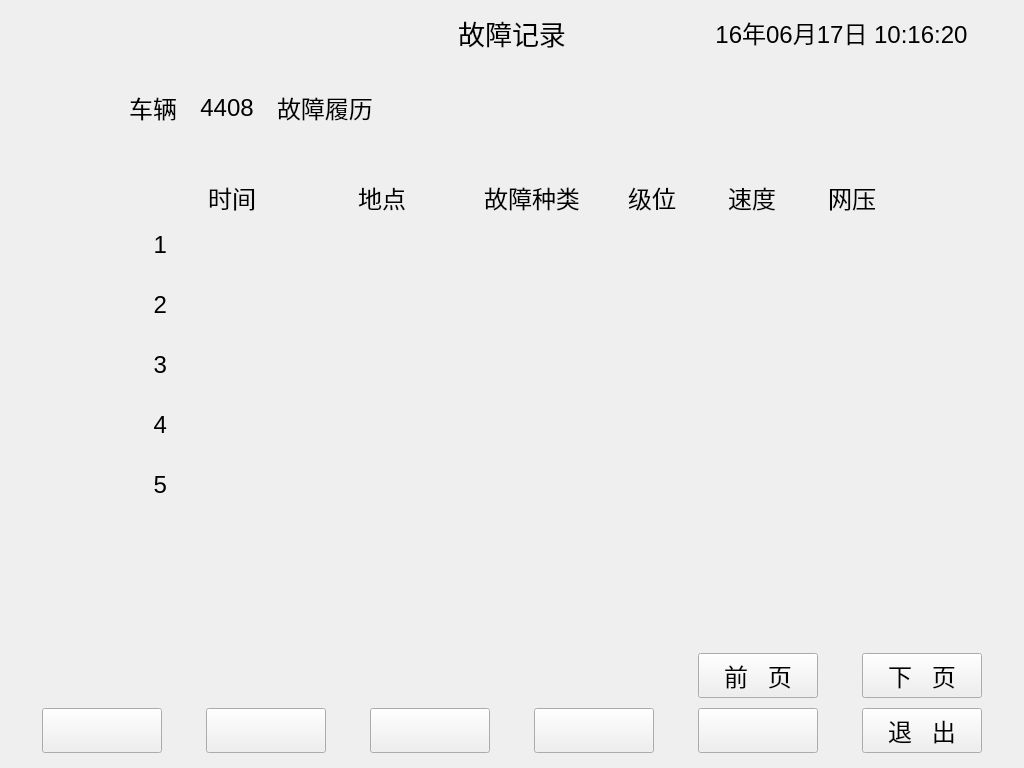
<?xml version="1.0" encoding="UTF-8"?>
<ui version="4.0">
 <class>errorrecord</class>
 <widget class="QDialog" name="errorrecord">
  <property name="geometry">
   <rect>
    <x>0</x>
    <y>0</y>
    <width>1024</width>
    <height>768</height>
   </rect>
  </property>
  <property name="windowTitle">
   <string>故障履历</string>
  </property>
  <widget class="QLabel" name="title">
   <property name="geometry">
    <rect>
     <x>10</x>
     <y>10</y>
     <width>345</width>
     <height>45</height>
    </rect>
   </property>
   <property name="sizePolicy">
    <sizepolicy hsizetype="Expanding" vsizetype="Expanding">
     <horstretch>0</horstretch>
     <verstretch>0</verstretch>
    </sizepolicy>
   </property>
   <property name="font">
    <font>
     <pointsize>18</pointsize>
    </font>
   </property>
   <property name="text">
    <string/>
   </property>
  </widget>
  <widget class="QLabel" name="label">
   <property name="geometry">
    <rect>
     <x>117</x>
     <y>90</y>
     <width>60</width>
     <height>35</height>
    </rect>
   </property>
   <property name="font">
    <font>
     <pointsize>18</pointsize>
    </font>
   </property>
   <property name="text">
    <string>车辆</string>
   </property>
   <property name="alignment">
    <set>Qt::AlignRight|Qt::AlignTrailing|Qt::AlignVCenter</set>
   </property>
  </widget>
  <widget class="QPushButton" name="buttontemp0">
   <property name="geometry">
    <rect>
     <x>42</x>
     <y>708</y>
     <width>120</width>
     <height>45</height>
    </rect>
   </property>
   <property name="font">
    <font>
     <pointsize>18</pointsize>
    </font>
   </property>
   <property name="focusPolicy">
    <enum>Qt::NoFocus</enum>
   </property>
   <property name="text">
    <string/>
   </property>
  </widget>
  <widget class="QPushButton" name="buttontemp1">
   <property name="geometry">
    <rect>
     <x>206</x>
     <y>708</y>
     <width>120</width>
     <height>45</height>
    </rect>
   </property>
   <property name="font">
    <font>
     <pointsize>18</pointsize>
    </font>
   </property>
   <property name="focusPolicy">
    <enum>Qt::NoFocus</enum>
   </property>
   <property name="text">
    <string/>
   </property>
  </widget>
  <widget class="QLabel" name="labelrevisetype">
   <property name="geometry">
    <rect>
     <x>277</x>
     <y>90</y>
     <width>200</width>
     <height>35</height>
    </rect>
   </property>
   <property name="font">
    <font>
     <pointsize>18</pointsize>
    </font>
   </property>
   <property name="text">
    <string>故障履历</string>
   </property>
   <property name="alignment">
    <set>Qt::AlignLeading|Qt::AlignLeft|Qt::AlignVCenter</set>
   </property>
  </widget>
  <widget class="QPushButton" name="buttonpreviouspage">
   <property name="geometry">
    <rect>
     <x>698</x>
     <y>653</y>
     <width>120</width>
     <height>45</height>
    </rect>
   </property>
   <property name="font">
    <font>
     <pointsize>18</pointsize>
    </font>
   </property>
   <property name="focusPolicy">
    <enum>Qt::NoFocus</enum>
   </property>
   <property name="text">
    <string>前   页</string>
   </property>
  </widget>
  <widget class="QPushButton" name="buttontemp4">
   <property name="geometry">
    <rect>
     <x>698</x>
     <y>708</y>
     <width>120</width>
     <height>45</height>
    </rect>
   </property>
   <property name="font">
    <font>
     <pointsize>18</pointsize>
    </font>
   </property>
   <property name="focusPolicy">
    <enum>Qt::NoFocus</enum>
   </property>
   <property name="text">
    <string/>
   </property>
  </widget>
  <widget class="QPushButton" name="buttonquit">
   <property name="geometry">
    <rect>
     <x>862</x>
     <y>708</y>
     <width>120</width>
     <height>45</height>
    </rect>
   </property>
   <property name="font">
    <font>
     <pointsize>18</pointsize>
    </font>
   </property>
   <property name="focusPolicy">
    <enum>Qt::NoFocus</enum>
   </property>
   <property name="text">
    <string>退   出</string>
   </property>
  </widget>
  <widget class="QLabel" name="labelbuttonarea">
   <property name="geometry">
    <rect>
     <x>10</x>
     <y>703</y>
     <width>1004</width>
     <height>55</height>
    </rect>
   </property>
   <property name="text">
    <string/>
   </property>
  </widget>
  <widget class="QLabel" name="title_3">
   <property name="geometry">
    <rect>
     <x>669</x>
     <y>10</y>
     <width>345</width>
     <height>45</height>
    </rect>
   </property>
   <property name="sizePolicy">
    <sizepolicy hsizetype="Expanding" vsizetype="Expanding">
     <horstretch>0</horstretch>
     <verstretch>0</verstretch>
    </sizepolicy>
   </property>
   <property name="font">
    <font>
     <pointsize>18</pointsize>
    </font>
   </property>
   <property name="text">
    <string>16年06月17日 10:16:20</string>
   </property>
   <property name="alignment">
    <set>Qt::AlignCenter</set>
   </property>
  </widget>
  <widget class="QPushButton" name="buttontemp3">
   <property name="geometry">
    <rect>
     <x>534</x>
     <y>708</y>
     <width>120</width>
     <height>45</height>
    </rect>
   </property>
   <property name="font">
    <font>
     <pointsize>18</pointsize>
    </font>
   </property>
   <property name="focusPolicy">
    <enum>Qt::NoFocus</enum>
   </property>
   <property name="text">
    <string/>
   </property>
  </widget>
  <widget class="QLabel" name="title_2">
   <property name="geometry">
    <rect>
     <x>355</x>
     <y>10</y>
     <width>314</width>
     <height>45</height>
    </rect>
   </property>
   <property name="sizePolicy">
    <sizepolicy hsizetype="Expanding" vsizetype="Expanding">
     <horstretch>0</horstretch>
     <verstretch>0</verstretch>
    </sizepolicy>
   </property>
   <property name="font">
    <font>
     <pointsize>20</pointsize>
    </font>
   </property>
   <property name="text">
    <string>故障记录</string>
   </property>
   <property name="alignment">
    <set>Qt::AlignCenter</set>
   </property>
  </widget>
  <widget class="QLabel" name="labelcarId">
   <property name="geometry">
    <rect>
     <x>177</x>
     <y>90</y>
     <width>100</width>
     <height>35</height>
    </rect>
   </property>
   <property name="font">
    <font>
     <pointsize>18</pointsize>
    </font>
   </property>
   <property name="text">
    <string>4408</string>
   </property>
   <property name="alignment">
    <set>Qt::AlignCenter</set>
   </property>
  </widget>
  <widget class="QPushButton" name="buttontemp2">
   <property name="geometry">
    <rect>
     <x>370</x>
     <y>708</y>
     <width>120</width>
     <height>45</height>
    </rect>
   </property>
   <property name="font">
    <font>
     <pointsize>18</pointsize>
    </font>
   </property>
   <property name="focusPolicy">
    <enum>Qt::NoFocus</enum>
   </property>
   <property name="text">
    <string/>
   </property>
  </widget>
  <widget class="QPushButton" name="buttonnextpage">
   <property name="geometry">
    <rect>
     <x>862</x>
     <y>653</y>
     <width>120</width>
     <height>45</height>
    </rect>
   </property>
   <property name="font">
    <font>
     <pointsize>18</pointsize>
    </font>
   </property>
   <property name="focusPolicy">
    <enum>Qt::NoFocus</enum>
   </property>
   <property name="text">
    <string>下   页</string>
   </property>
  </widget>
  <widget class="QLabel" name="labelinfo_1_2">
   <property name="geometry">
    <rect>
     <x>167</x>
     <y>180</y>
     <width>130</width>
     <height>35</height>
    </rect>
   </property>
   <property name="font">
    <font>
     <pointsize>18</pointsize>
    </font>
   </property>
   <property name="text">
    <string>时间</string>
   </property>
   <property name="alignment">
    <set>Qt::AlignCenter</set>
   </property>
  </widget>
  <widget class="QLabel" name="labelinfo_1_3">
   <property name="geometry">
    <rect>
     <x>297</x>
     <y>180</y>
     <width>170</width>
     <height>35</height>
    </rect>
   </property>
   <property name="font">
    <font>
     <pointsize>18</pointsize>
    </font>
   </property>
   <property name="text">
    <string>地点</string>
   </property>
   <property name="alignment">
    <set>Qt::AlignCenter</set>
   </property>
  </widget>
  <widget class="QLabel" name="labelinfo_1_4">
   <property name="geometry">
    <rect>
     <x>467</x>
     <y>180</y>
     <width>130</width>
     <height>35</height>
    </rect>
   </property>
   <property name="font">
    <font>
     <pointsize>18</pointsize>
    </font>
   </property>
   <property name="text">
    <string>故障种类</string>
   </property>
   <property name="alignment">
    <set>Qt::AlignCenter</set>
   </property>
  </widget>
  <widget class="QLabel" name="labelinfo_1_5">
   <property name="geometry">
    <rect>
     <x>597</x>
     <y>180</y>
     <width>110</width>
     <height>35</height>
    </rect>
   </property>
   <property name="font">
    <font>
     <pointsize>18</pointsize>
    </font>
   </property>
   <property name="text">
    <string>级位</string>
   </property>
   <property name="alignment">
    <set>Qt::AlignCenter</set>
   </property>
  </widget>
  <widget class="QLabel" name="labelinfo_1_6">
   <property name="geometry">
    <rect>
     <x>707</x>
     <y>180</y>
     <width>90</width>
     <height>35</height>
    </rect>
   </property>
   <property name="font">
    <font>
     <pointsize>18</pointsize>
    </font>
   </property>
   <property name="text">
    <string>速度</string>
   </property>
   <property name="alignment">
    <set>Qt::AlignCenter</set>
   </property>
  </widget>
  <widget class="QLabel" name="labelinfo_1_7">
   <property name="geometry">
    <rect>
     <x>797</x>
     <y>180</y>
     <width>110</width>
     <height>35</height>
    </rect>
   </property>
   <property name="font">
    <font>
     <pointsize>18</pointsize>
    </font>
   </property>
   <property name="text">
    <string>网压</string>
   </property>
   <property name="alignment">
    <set>Qt::AlignCenter</set>
   </property>
  </widget>
  <widget class="QLabel" name="labelinfo_2_7">
   <property name="geometry">
    <rect>
     <x>797</x>
     <y>215</y>
     <width>110</width>
     <height>60</height>
    </rect>
   </property>
   <property name="font">
    <font>
     <pointsize>18</pointsize>
    </font>
   </property>
   <property name="text">
    <string/>
   </property>
   <property name="alignment">
    <set>Qt::AlignRight|Qt::AlignTrailing|Qt::AlignVCenter</set>
   </property>
  </widget>
  <widget class="QLabel" name="labelinfo_2_6">
   <property name="geometry">
    <rect>
     <x>707</x>
     <y>215</y>
     <width>90</width>
     <height>60</height>
    </rect>
   </property>
   <property name="font">
    <font>
     <pointsize>18</pointsize>
    </font>
   </property>
   <property name="text">
    <string/>
   </property>
   <property name="alignment">
    <set>Qt::AlignRight|Qt::AlignTrailing|Qt::AlignVCenter</set>
   </property>
  </widget>
  <widget class="QLabel" name="labelinfo_2_4">
   <property name="geometry">
    <rect>
     <x>467</x>
     <y>215</y>
     <width>130</width>
     <height>60</height>
    </rect>
   </property>
   <property name="font">
    <font>
     <pointsize>18</pointsize>
    </font>
   </property>
   <property name="text">
    <string/>
   </property>
   <property name="alignment">
    <set>Qt::AlignLeading|Qt::AlignLeft|Qt::AlignVCenter</set>
   </property>
   <property name="wordWrap">
    <bool>true</bool>
   </property>
  </widget>
  <widget class="QLabel" name="labelinfo_2_1">
   <property name="geometry">
    <rect>
     <x>117</x>
     <y>215</y>
     <width>50</width>
     <height>60</height>
    </rect>
   </property>
   <property name="font">
    <font>
     <pointsize>18</pointsize>
    </font>
   </property>
   <property name="text">
    <string>1</string>
   </property>
   <property name="alignment">
    <set>Qt::AlignRight|Qt::AlignTrailing|Qt::AlignVCenter</set>
   </property>
  </widget>
  <widget class="QLabel" name="labelinfo_2_2">
   <property name="geometry">
    <rect>
     <x>167</x>
     <y>215</y>
     <width>130</width>
     <height>60</height>
    </rect>
   </property>
   <property name="font">
    <font>
     <pointsize>18</pointsize>
    </font>
   </property>
   <property name="text">
    <string/>
   </property>
   <property name="alignment">
    <set>Qt::AlignLeading|Qt::AlignLeft|Qt::AlignVCenter</set>
   </property>
   <property name="wordWrap">
    <bool>true</bool>
   </property>
  </widget>
  <widget class="QLabel" name="labelinfo_2_3">
   <property name="geometry">
    <rect>
     <x>297</x>
     <y>215</y>
     <width>170</width>
     <height>60</height>
    </rect>
   </property>
   <property name="font">
    <font>
     <pointsize>18</pointsize>
    </font>
   </property>
   <property name="text">
    <string/>
   </property>
   <property name="alignment">
    <set>Qt::AlignCenter</set>
   </property>
  </widget>
  <widget class="QLabel" name="labelinfo_2_5">
   <property name="geometry">
    <rect>
     <x>597</x>
     <y>215</y>
     <width>110</width>
     <height>60</height>
    </rect>
   </property>
   <property name="font">
    <font>
     <pointsize>18</pointsize>
    </font>
   </property>
   <property name="text">
    <string/>
   </property>
   <property name="alignment">
    <set>Qt::AlignLeading|Qt::AlignLeft|Qt::AlignVCenter</set>
   </property>
  </widget>
  <widget class="QLabel" name="labelinfo_3_7">
   <property name="geometry">
    <rect>
     <x>797</x>
     <y>275</y>
     <width>110</width>
     <height>60</height>
    </rect>
   </property>
   <property name="font">
    <font>
     <pointsize>18</pointsize>
    </font>
   </property>
   <property name="text">
    <string/>
   </property>
   <property name="alignment">
    <set>Qt::AlignRight|Qt::AlignTrailing|Qt::AlignVCenter</set>
   </property>
  </widget>
  <widget class="QLabel" name="labelinfo_3_6">
   <property name="geometry">
    <rect>
     <x>707</x>
     <y>275</y>
     <width>90</width>
     <height>60</height>
    </rect>
   </property>
   <property name="font">
    <font>
     <pointsize>18</pointsize>
    </font>
   </property>
   <property name="text">
    <string/>
   </property>
   <property name="alignment">
    <set>Qt::AlignRight|Qt::AlignTrailing|Qt::AlignVCenter</set>
   </property>
  </widget>
  <widget class="QLabel" name="labelinfo_3_4">
   <property name="geometry">
    <rect>
     <x>467</x>
     <y>275</y>
     <width>130</width>
     <height>60</height>
    </rect>
   </property>
   <property name="font">
    <font>
     <pointsize>18</pointsize>
    </font>
   </property>
   <property name="text">
    <string/>
   </property>
   <property name="alignment">
    <set>Qt::AlignLeading|Qt::AlignLeft|Qt::AlignVCenter</set>
   </property>
   <property name="wordWrap">
    <bool>true</bool>
   </property>
  </widget>
  <widget class="QLabel" name="labelinfo_3_5">
   <property name="geometry">
    <rect>
     <x>597</x>
     <y>275</y>
     <width>110</width>
     <height>60</height>
    </rect>
   </property>
   <property name="font">
    <font>
     <pointsize>18</pointsize>
    </font>
   </property>
   <property name="text">
    <string/>
   </property>
   <property name="alignment">
    <set>Qt::AlignLeading|Qt::AlignLeft|Qt::AlignVCenter</set>
   </property>
  </widget>
  <widget class="QLabel" name="labelinfo_3_3">
   <property name="geometry">
    <rect>
     <x>297</x>
     <y>275</y>
     <width>170</width>
     <height>60</height>
    </rect>
   </property>
   <property name="font">
    <font>
     <pointsize>18</pointsize>
    </font>
   </property>
   <property name="text">
    <string/>
   </property>
   <property name="alignment">
    <set>Qt::AlignCenter</set>
   </property>
  </widget>
  <widget class="QLabel" name="labelinfo_3_2">
   <property name="geometry">
    <rect>
     <x>167</x>
     <y>275</y>
     <width>130</width>
     <height>60</height>
    </rect>
   </property>
   <property name="font">
    <font>
     <pointsize>18</pointsize>
    </font>
   </property>
   <property name="text">
    <string/>
   </property>
   <property name="alignment">
    <set>Qt::AlignLeading|Qt::AlignLeft|Qt::AlignVCenter</set>
   </property>
   <property name="wordWrap">
    <bool>true</bool>
   </property>
  </widget>
  <widget class="QLabel" name="labelinfo_3_1">
   <property name="geometry">
    <rect>
     <x>117</x>
     <y>275</y>
     <width>50</width>
     <height>60</height>
    </rect>
   </property>
   <property name="font">
    <font>
     <pointsize>18</pointsize>
    </font>
   </property>
   <property name="text">
    <string>2</string>
   </property>
   <property name="alignment">
    <set>Qt::AlignRight|Qt::AlignTrailing|Qt::AlignVCenter</set>
   </property>
  </widget>
  <widget class="QLabel" name="labelinfo_4_7">
   <property name="geometry">
    <rect>
     <x>797</x>
     <y>335</y>
     <width>110</width>
     <height>60</height>
    </rect>
   </property>
   <property name="font">
    <font>
     <pointsize>18</pointsize>
    </font>
   </property>
   <property name="text">
    <string/>
   </property>
   <property name="alignment">
    <set>Qt::AlignRight|Qt::AlignTrailing|Qt::AlignVCenter</set>
   </property>
  </widget>
  <widget class="QLabel" name="labelinfo_4_5">
   <property name="geometry">
    <rect>
     <x>597</x>
     <y>335</y>
     <width>110</width>
     <height>60</height>
    </rect>
   </property>
   <property name="font">
    <font>
     <pointsize>18</pointsize>
    </font>
   </property>
   <property name="text">
    <string/>
   </property>
   <property name="alignment">
    <set>Qt::AlignLeading|Qt::AlignLeft|Qt::AlignVCenter</set>
   </property>
  </widget>
  <widget class="QLabel" name="labelinfo_4_2">
   <property name="geometry">
    <rect>
     <x>167</x>
     <y>335</y>
     <width>130</width>
     <height>60</height>
    </rect>
   </property>
   <property name="font">
    <font>
     <pointsize>18</pointsize>
    </font>
   </property>
   <property name="text">
    <string/>
   </property>
   <property name="alignment">
    <set>Qt::AlignLeading|Qt::AlignLeft|Qt::AlignVCenter</set>
   </property>
   <property name="wordWrap">
    <bool>true</bool>
   </property>
  </widget>
  <widget class="QLabel" name="labelinfo_4_1">
   <property name="geometry">
    <rect>
     <x>117</x>
     <y>335</y>
     <width>50</width>
     <height>60</height>
    </rect>
   </property>
   <property name="font">
    <font>
     <pointsize>18</pointsize>
    </font>
   </property>
   <property name="text">
    <string>3</string>
   </property>
   <property name="alignment">
    <set>Qt::AlignRight|Qt::AlignTrailing|Qt::AlignVCenter</set>
   </property>
  </widget>
  <widget class="QLabel" name="labelinfo_4_3">
   <property name="geometry">
    <rect>
     <x>297</x>
     <y>335</y>
     <width>170</width>
     <height>60</height>
    </rect>
   </property>
   <property name="font">
    <font>
     <pointsize>18</pointsize>
    </font>
   </property>
   <property name="text">
    <string/>
   </property>
   <property name="alignment">
    <set>Qt::AlignCenter</set>
   </property>
  </widget>
  <widget class="QLabel" name="labelinfo_4_6">
   <property name="geometry">
    <rect>
     <x>707</x>
     <y>335</y>
     <width>90</width>
     <height>60</height>
    </rect>
   </property>
   <property name="font">
    <font>
     <pointsize>18</pointsize>
    </font>
   </property>
   <property name="text">
    <string/>
   </property>
   <property name="alignment">
    <set>Qt::AlignRight|Qt::AlignTrailing|Qt::AlignVCenter</set>
   </property>
  </widget>
  <widget class="QLabel" name="labelinfo_4_4">
   <property name="geometry">
    <rect>
     <x>467</x>
     <y>335</y>
     <width>130</width>
     <height>60</height>
    </rect>
   </property>
   <property name="font">
    <font>
     <pointsize>18</pointsize>
    </font>
   </property>
   <property name="text">
    <string/>
   </property>
   <property name="alignment">
    <set>Qt::AlignLeading|Qt::AlignLeft|Qt::AlignVCenter</set>
   </property>
   <property name="wordWrap">
    <bool>true</bool>
   </property>
  </widget>
  <widget class="QLabel" name="labelinfo_5_1">
   <property name="geometry">
    <rect>
     <x>117</x>
     <y>395</y>
     <width>50</width>
     <height>60</height>
    </rect>
   </property>
   <property name="font">
    <font>
     <pointsize>18</pointsize>
    </font>
   </property>
   <property name="text">
    <string>4</string>
   </property>
   <property name="alignment">
    <set>Qt::AlignRight|Qt::AlignTrailing|Qt::AlignVCenter</set>
   </property>
  </widget>
  <widget class="QLabel" name="labelinfo_5_6">
   <property name="geometry">
    <rect>
     <x>707</x>
     <y>395</y>
     <width>90</width>
     <height>60</height>
    </rect>
   </property>
   <property name="font">
    <font>
     <pointsize>18</pointsize>
    </font>
   </property>
   <property name="text">
    <string/>
   </property>
   <property name="alignment">
    <set>Qt::AlignRight|Qt::AlignTrailing|Qt::AlignVCenter</set>
   </property>
  </widget>
  <widget class="QLabel" name="labelinfo_5_2">
   <property name="geometry">
    <rect>
     <x>167</x>
     <y>395</y>
     <width>130</width>
     <height>60</height>
    </rect>
   </property>
   <property name="font">
    <font>
     <pointsize>18</pointsize>
    </font>
   </property>
   <property name="text">
    <string/>
   </property>
   <property name="alignment">
    <set>Qt::AlignLeading|Qt::AlignLeft|Qt::AlignVCenter</set>
   </property>
   <property name="wordWrap">
    <bool>true</bool>
   </property>
  </widget>
  <widget class="QLabel" name="labelinfo_5_7">
   <property name="geometry">
    <rect>
     <x>797</x>
     <y>395</y>
     <width>110</width>
     <height>60</height>
    </rect>
   </property>
   <property name="font">
    <font>
     <pointsize>18</pointsize>
    </font>
   </property>
   <property name="text">
    <string/>
   </property>
   <property name="alignment">
    <set>Qt::AlignRight|Qt::AlignTrailing|Qt::AlignVCenter</set>
   </property>
  </widget>
  <widget class="QLabel" name="labelinfo_5_3">
   <property name="geometry">
    <rect>
     <x>297</x>
     <y>395</y>
     <width>170</width>
     <height>60</height>
    </rect>
   </property>
   <property name="font">
    <font>
     <pointsize>18</pointsize>
    </font>
   </property>
   <property name="text">
    <string/>
   </property>
   <property name="alignment">
    <set>Qt::AlignCenter</set>
   </property>
  </widget>
  <widget class="QLabel" name="labelinfo_5_5">
   <property name="geometry">
    <rect>
     <x>597</x>
     <y>395</y>
     <width>110</width>
     <height>60</height>
    </rect>
   </property>
   <property name="font">
    <font>
     <pointsize>18</pointsize>
    </font>
   </property>
   <property name="text">
    <string/>
   </property>
   <property name="alignment">
    <set>Qt::AlignLeading|Qt::AlignLeft|Qt::AlignVCenter</set>
   </property>
  </widget>
  <widget class="QLabel" name="labelinfo_5_4">
   <property name="geometry">
    <rect>
     <x>467</x>
     <y>395</y>
     <width>130</width>
     <height>60</height>
    </rect>
   </property>
   <property name="font">
    <font>
     <pointsize>18</pointsize>
    </font>
   </property>
   <property name="text">
    <string/>
   </property>
   <property name="alignment">
    <set>Qt::AlignLeading|Qt::AlignLeft|Qt::AlignVCenter</set>
   </property>
   <property name="wordWrap">
    <bool>true</bool>
   </property>
  </widget>
  <widget class="QLabel" name="labelinfo_6_1">
   <property name="geometry">
    <rect>
     <x>117</x>
     <y>455</y>
     <width>50</width>
     <height>60</height>
    </rect>
   </property>
   <property name="font">
    <font>
     <pointsize>18</pointsize>
    </font>
   </property>
   <property name="text">
    <string>5</string>
   </property>
   <property name="alignment">
    <set>Qt::AlignRight|Qt::AlignTrailing|Qt::AlignVCenter</set>
   </property>
  </widget>
  <widget class="QLabel" name="labelinfo_6_4">
   <property name="geometry">
    <rect>
     <x>467</x>
     <y>455</y>
     <width>130</width>
     <height>60</height>
    </rect>
   </property>
   <property name="font">
    <font>
     <pointsize>18</pointsize>
    </font>
   </property>
   <property name="text">
    <string/>
   </property>
   <property name="alignment">
    <set>Qt::AlignLeading|Qt::AlignLeft|Qt::AlignVCenter</set>
   </property>
   <property name="wordWrap">
    <bool>true</bool>
   </property>
  </widget>
  <widget class="QLabel" name="labelinfo_6_6">
   <property name="geometry">
    <rect>
     <x>707</x>
     <y>455</y>
     <width>90</width>
     <height>60</height>
    </rect>
   </property>
   <property name="font">
    <font>
     <pointsize>18</pointsize>
    </font>
   </property>
   <property name="text">
    <string/>
   </property>
   <property name="alignment">
    <set>Qt::AlignRight|Qt::AlignTrailing|Qt::AlignVCenter</set>
   </property>
  </widget>
  <widget class="QLabel" name="labelinfo_6_5">
   <property name="geometry">
    <rect>
     <x>597</x>
     <y>455</y>
     <width>110</width>
     <height>60</height>
    </rect>
   </property>
   <property name="font">
    <font>
     <pointsize>18</pointsize>
    </font>
   </property>
   <property name="text">
    <string/>
   </property>
   <property name="alignment">
    <set>Qt::AlignLeading|Qt::AlignLeft|Qt::AlignVCenter</set>
   </property>
  </widget>
  <widget class="QLabel" name="labelinfo_6_2">
   <property name="geometry">
    <rect>
     <x>167</x>
     <y>455</y>
     <width>130</width>
     <height>60</height>
    </rect>
   </property>
   <property name="font">
    <font>
     <pointsize>18</pointsize>
    </font>
   </property>
   <property name="text">
    <string/>
   </property>
   <property name="alignment">
    <set>Qt::AlignLeading|Qt::AlignLeft|Qt::AlignVCenter</set>
   </property>
   <property name="wordWrap">
    <bool>true</bool>
   </property>
  </widget>
  <widget class="QLabel" name="labelinfo_6_3">
   <property name="geometry">
    <rect>
     <x>297</x>
     <y>455</y>
     <width>170</width>
     <height>60</height>
    </rect>
   </property>
   <property name="font">
    <font>
     <pointsize>18</pointsize>
    </font>
   </property>
   <property name="text">
    <string/>
   </property>
   <property name="alignment">
    <set>Qt::AlignCenter</set>
   </property>
  </widget>
  <widget class="QLabel" name="labelinfo_6_7">
   <property name="geometry">
    <rect>
     <x>797</x>
     <y>455</y>
     <width>110</width>
     <height>60</height>
    </rect>
   </property>
   <property name="font">
    <font>
     <pointsize>18</pointsize>
    </font>
   </property>
   <property name="text">
    <string/>
   </property>
   <property name="alignment">
    <set>Qt::AlignRight|Qt::AlignTrailing|Qt::AlignVCenter</set>
   </property>
  </widget>
  <zorder>labelbuttonarea</zorder>
  <zorder>title</zorder>
  <zorder>label</zorder>
  <zorder>buttontemp0</zorder>
  <zorder>buttontemp1</zorder>
  <zorder>labelrevisetype</zorder>
  <zorder>buttonpreviouspage</zorder>
  <zorder>buttontemp4</zorder>
  <zorder>buttonquit</zorder>
  <zorder>title_3</zorder>
  <zorder>buttontemp3</zorder>
  <zorder>title_2</zorder>
  <zorder>labelcarId</zorder>
  <zorder>buttontemp2</zorder>
  <zorder>buttonnextpage</zorder>
  <zorder>labelinfo_1_2</zorder>
  <zorder>labelinfo_1_3</zorder>
  <zorder>labelinfo_1_4</zorder>
  <zorder>labelinfo_1_5</zorder>
  <zorder>labelinfo_1_6</zorder>
  <zorder>labelinfo_1_7</zorder>
  <zorder>labelinfo_2_7</zorder>
  <zorder>labelinfo_2_6</zorder>
  <zorder>labelinfo_2_4</zorder>
  <zorder>labelinfo_2_1</zorder>
  <zorder>labelinfo_2_2</zorder>
  <zorder>labelinfo_2_3</zorder>
  <zorder>labelinfo_2_5</zorder>
  <zorder>labelinfo_3_7</zorder>
  <zorder>labelinfo_3_6</zorder>
  <zorder>labelinfo_3_4</zorder>
  <zorder>labelinfo_3_5</zorder>
  <zorder>labelinfo_3_3</zorder>
  <zorder>labelinfo_3_2</zorder>
  <zorder>labelinfo_3_1</zorder>
  <zorder>labelinfo_4_7</zorder>
  <zorder>labelinfo_4_5</zorder>
  <zorder>labelinfo_4_2</zorder>
  <zorder>labelinfo_4_1</zorder>
  <zorder>labelinfo_4_3</zorder>
  <zorder>labelinfo_4_6</zorder>
  <zorder>labelinfo_4_4</zorder>
  <zorder>labelinfo_5_1</zorder>
  <zorder>labelinfo_5_6</zorder>
  <zorder>labelinfo_5_2</zorder>
  <zorder>labelinfo_5_7</zorder>
  <zorder>labelinfo_5_3</zorder>
  <zorder>labelinfo_5_5</zorder>
  <zorder>labelinfo_5_4</zorder>
  <zorder>labelinfo_6_1</zorder>
  <zorder>labelinfo_6_4</zorder>
  <zorder>labelinfo_6_6</zorder>
  <zorder>labelinfo_6_5</zorder>
  <zorder>labelinfo_6_2</zorder>
  <zorder>labelinfo_6_3</zorder>
  <zorder>labelinfo_6_7</zorder>
 </widget>
 <resources/>
 <connections/>
</ui>
